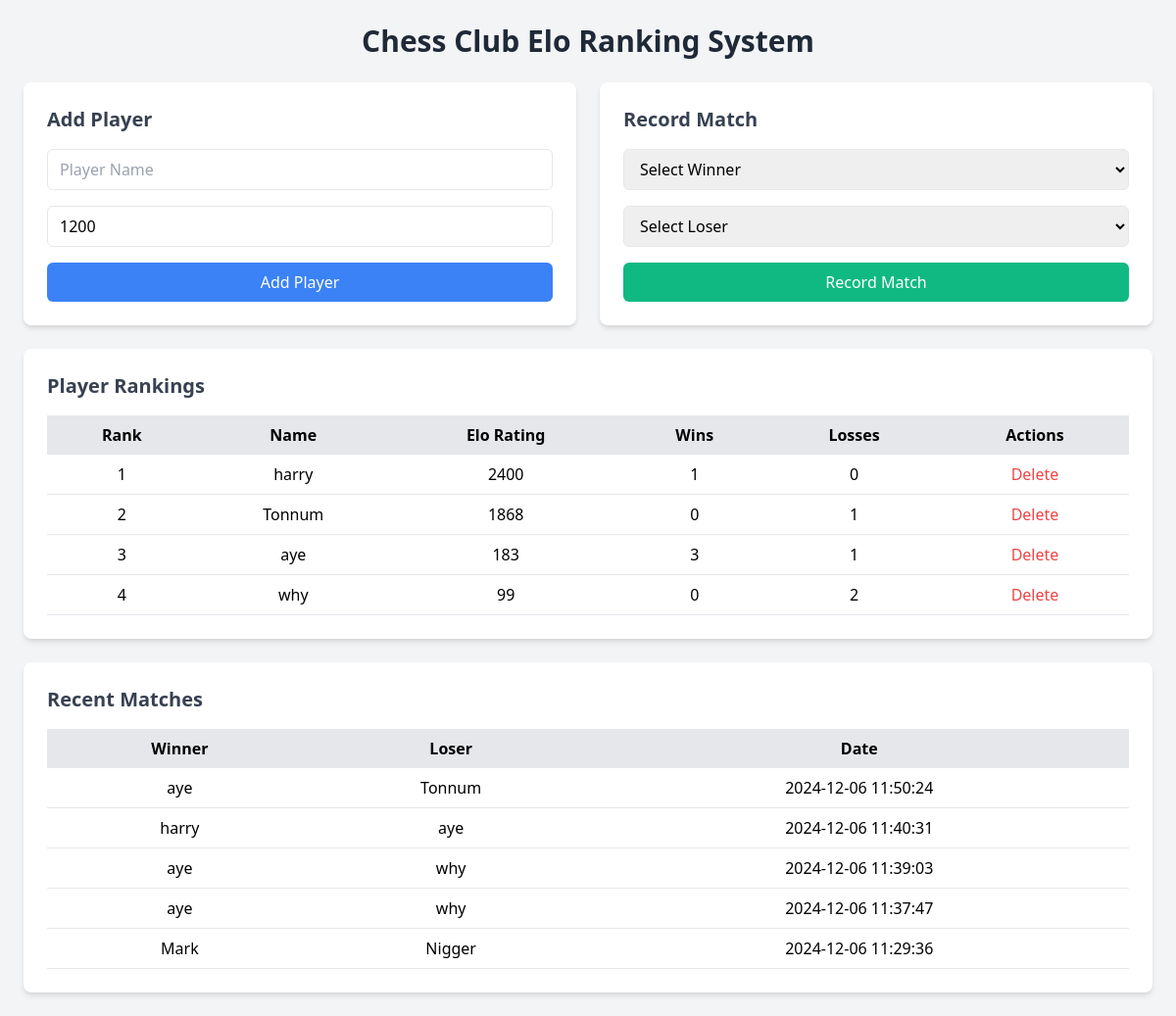
The page / on the database its author committed.
### tables this page shows
CREATE TABLE players (
    id INTEGER PRIMARY KEY AUTOINCREMENT,
    name TEXT NOT NULL UNIQUE,
    elo INTEGER DEFAULT 1200,
    wins INTEGER DEFAULT 0,
    losses INTEGER DEFAULT 0
);

CREATE TABLE matches (
    id INTEGER PRIMARY KEY AUTOINCREMENT,
    winner TEXT NOT NULL,
    loser TEXT NOT NULL,
    match_date TEXT NOT NULL
);

### app.py (the view)
@app.route('/')
def index():
    conn = get_db_connection()
    players = conn.execute('SELECT * FROM players ORDER BY elo DESC').fetchall()
    matches = conn.execute('SELECT * FROM matches ORDER BY match_date DESC LIMIT 10').fetchall()
    conn.close()
    return render_template('index.html', players=players, matches=matches)

### app.py (called while the page is built)
def get_db_connection():
    conn = sqlite3.connect('chess_club.db')
    conn.row_factory = sqlite3.Row
    return conn

### templates/index.html (shortened to what this page needs)
<!DOCTYPE html>
<html lang="en">
<head>
    <link href="https://cdnjs.cloudflare.com/ajax/libs/tailwindcss/2.2.19/tailwind.min.css" rel="stylesheet">
</head>
<body class="bg-gray-100 p-6">
    <div class="container mx-auto max-w-6xl">
        <h1 class="text-3xl font-bold mb-6 text-center text-gray-800">Chess Club Elo Ranking System</h1>
        <div class="grid grid-cols-1 md:grid-cols-2 gap-6">
            <div class="bg-white p-6 rounded-lg shadow-md">
                <h2 class="text-xl font-semibold mb-4 text-gray-700">Add Player</h2>
                <form action="/add_player" method="post" class="space-y-4">
                    <input type="text" name="name" placeholder="Player Name" required
                           class="w-full px-3 py-2 border rounded-md focus:outline-none focus:ring-2 focus:ring-blue-500">
                    <input type="number" name="initial_elo" placeholder="Initial Elo Rating (default 1200)"
                           min="0" value="1200"
                           class="w-full px-3 py-2 border rounded-md focus:outline-none focus:ring-2 focus:ring-blue-500">
                    <button type="submit"
                            class="w-full bg-blue-500 text-white py-2 rounded-md hover:bg-blue-600 transition duration-300">
                        Add Player
                    </button>
                </form>
            </div>
            <div class="bg-white p-6 rounded-lg shadow-md">
                <h2 class="text-xl font-semibold mb-4 text-gray-700">Record Match</h2>
                <form action="/record_match" method="post" class="space-y-4">
                    <select name="winner" required
                            class="w-full px-3 py-2 border rounded-md focus:outline-none focus:ring-2 focus:ring-green-500">
                        <option value="">Select Winner</option>
                    </select>
                    <select name="loser" required
                            class="w-full px-3 py-2 border rounded-md focus:outline-none focus:ring-2 focus:ring-green-500">
                        <option value="">Select Loser</option>
                    </select>
                    <button type="submit"
                            class="w-full bg-green-500 text-white py-2 rounded-md hover:bg-green-600 transition duration-300">
                        Record Match
                    </button>
                </form>
            </div>
        </div>
        <div class="mt-6 bg-white p-6 rounded-lg shadow-md">
            <h2 class="text-xl font-semibold mb-4 text-gray-700">Player Rankings</h2>
            <table class="w-full">
                <thead class="bg-gray-200">
                    <tr>
                        <th class="py-2 px-4">Rank</th>
                        <th class="py-2 px-4">Name</th>
                        <th class="py-2 px-4">Elo Rating</th>
                        <th class="py-2 px-4">Wins</th>
                        <th class="py-2 px-4">Losses</th>
                        <th class="py-2 px-4">Actions</th>
                    </tr>
                </thead>
                <tbody>
                    {% for player in players %}
                    <tr class="border-b hover:bg-gray-50">
                        <td class="text-center py-2 px-4">{{ loop.index }}</td>
                        <td class="text-center py-2 px-4">{{ player.name }}</td>
                        <td class="text-center py-2 px-4">{{ player.elo }}</td>
                        <td class="text-center py-2 px-4">{{ player.wins }}</td>
                        <td class="text-center py-2 px-4">{{ player.losses }}</td>
                        <td class="text-center py-2 px-4">
                            <form action="/delete_player" method="post" class="inline">
                                <button type="submit" class="text-red-500 hover:text-red-700 transition duration-300">
                                    Delete
                                </button>
                            </form>
                        </td>
                    </tr>
                    {% endfor %}
                </tbody>
            </table>
        </div>
        <div class="mt-6 bg-white p-6 rounded-lg shadow-md">
            <h2 class="text-xl font-semibold mb-4 text-gray-700">Recent Matches</h2>
            <table class="w-full">
                <thead class="bg-gray-200">
                    <tr>
                        <th class="py-2 px-4">Winner</th>
                        <th class="py-2 px-4">Loser</th>
                        <th class="py-2 px-4">Date</th>
                    </tr>
                </thead>
                <tbody>
                    {% for match in matches %}
                    <tr class="border-b hover:bg-gray-50">
                        <td class="text-center py-2 px-4">{{ match.winner }}</td>
                        <td class="text-center py-2 px-4">{{ match.loser }}</td>
                        <td class="text-center py-2 px-4">{{ match.match_date }}</td>
                    </tr>
                    {% endfor %}
                </tbody>
            </table>
        </div>
    </div>
</body>
</html>

### rows shown on the page
players: name "harry", elo "2400", wins "1", losses "0"
players: name "Tonnum", elo "1868", wins "0", losses "1"
players: name "aye", elo "183", wins "3", losses "1"
players: name "why", elo "99", wins "0", losses "2"
matches: winner "aye", loser "Tonnum", match_date "2024-12-06 11:50:24"
matches: winner "harry", loser "aye", match_date "2024-12-06 11:40:31"
matches: winner "aye", loser "why", match_date "2024-12-06 11:39:03"
matches: winner "aye", loser "why", match_date "2024-12-06 11:37:47"
matches: winner "Mark", loser "Nigger", match_date "2024-12-06 11:29:36"
